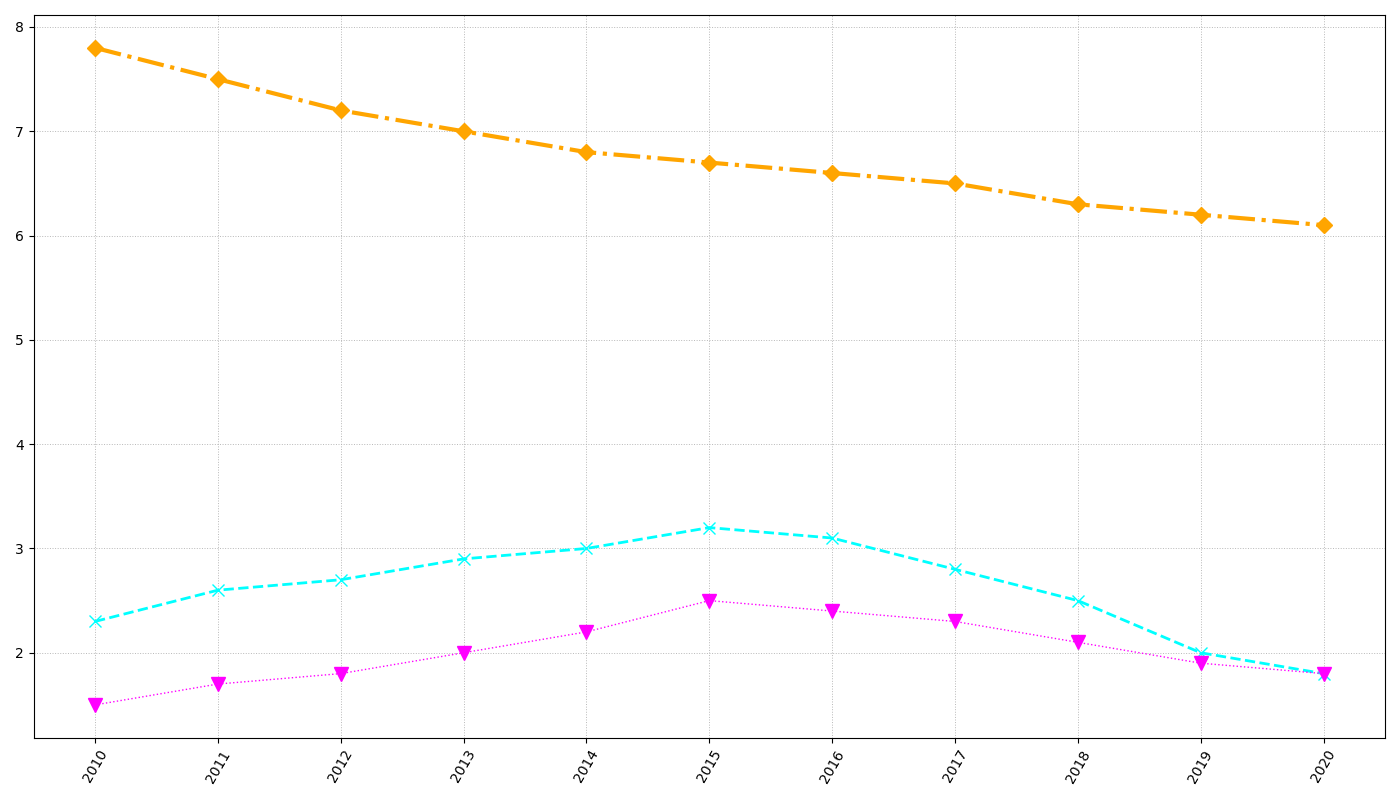

This chart was generated by the following Python code:
import matplotlib.pyplot as plt
import numpy as np

years = np.arange(2010, 2021)
gdp_growth = np.array([2.3, 2.6, 2.7, 2.9, 3.0, 3.2, 3.1, 2.8, 2.5, 2.0, 1.8])
unemployment_rate = np.array([7.8, 7.5, 7.2, 7.0, 6.8, 6.7, 6.6, 6.5, 6.3, 6.2, 6.1])
inflation_rate = np.array([1.5, 1.7, 1.8, 2.0, 2.2, 2.5, 2.4, 2.3, 2.1, 1.9, 1.8])

fig, ax1 = plt.subplots(figsize=(14, 8))

ax1.plot(years, gdp_growth, color='cyan', marker='x', linestyle='--', linewidth=2, markersize=8)
ax1.plot(years, unemployment_rate, color='orange', marker='D', linestyle='-.', linewidth=3, markersize=8)
ax1.plot(years, inflation_rate, color='magenta', marker='v', linestyle=':', linewidth=1, markersize=10)

ax1.grid(True, linestyle=':', linewidth=0.7, alpha=0.9)

ax1.set_xticks(years)
plt.xticks(rotation=60)
plt.tight_layout()

plt.show()
